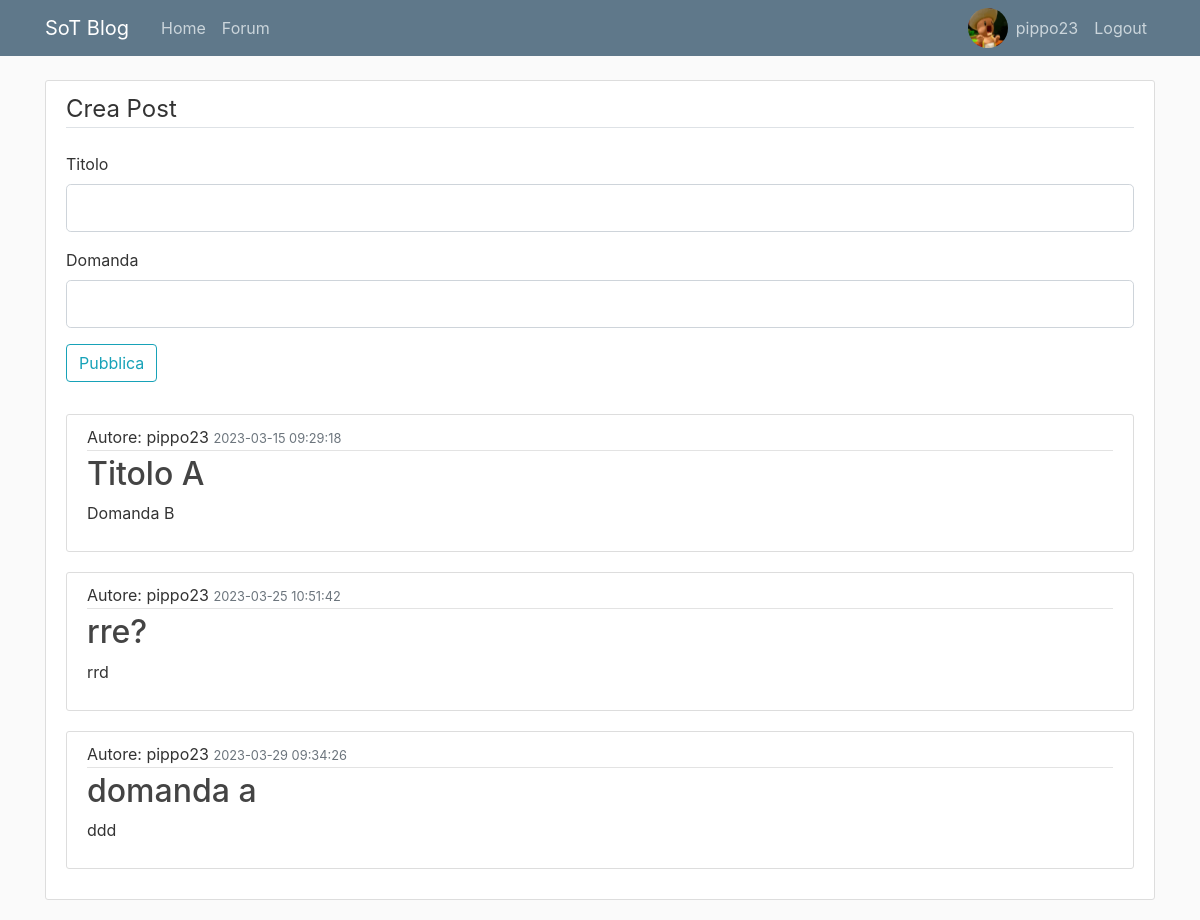
The page /new_post (signed in) on the database as committed earlier.
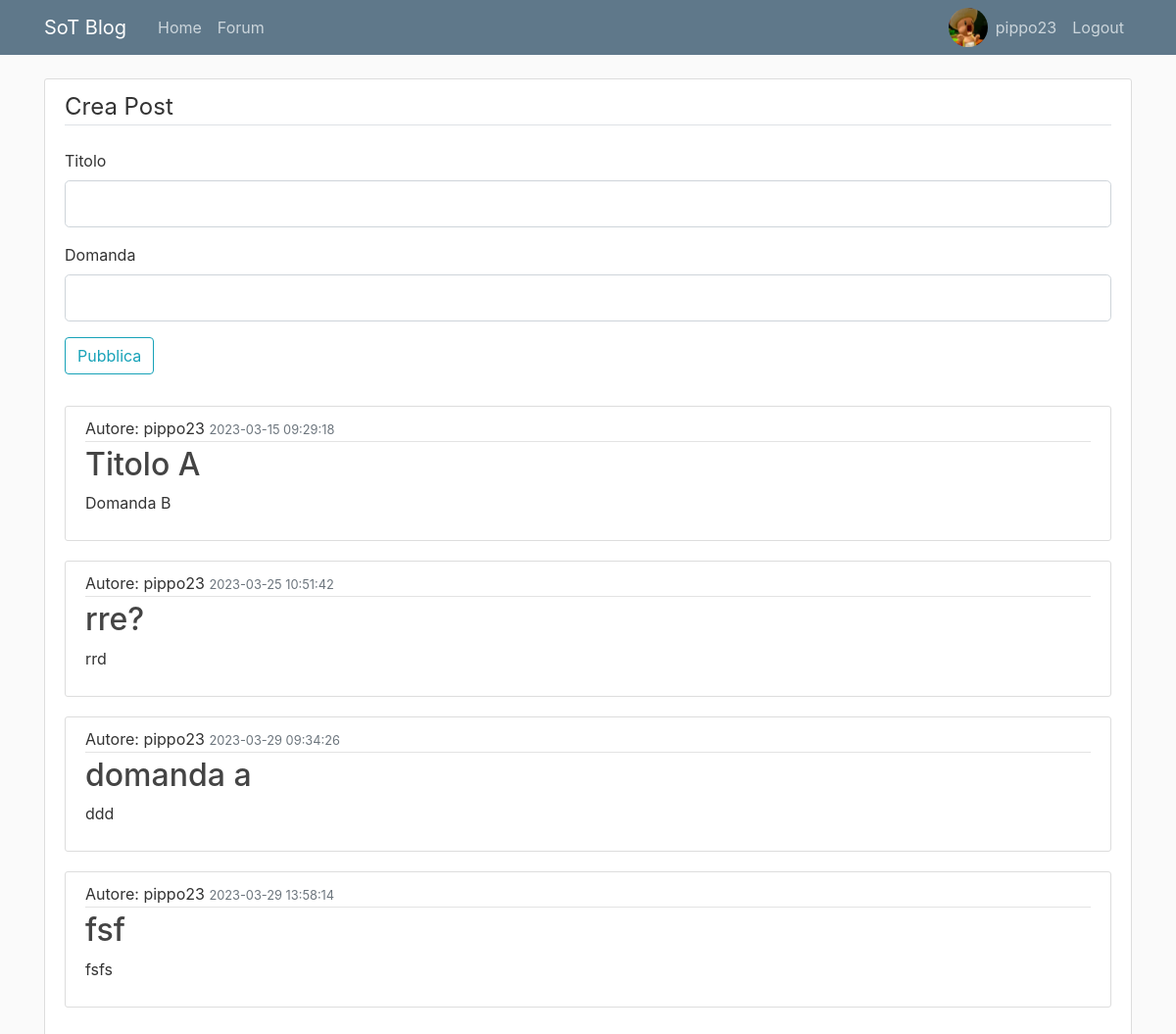
The same page on the database as committed later.
### main.py (models this page shows, shortened)
class User(db.Model, UserMixin):
    id = db.Column(db.Integer, primary_key=True)
    username = db.Column(db.String(20), nullable=False, unique=True)
    email = db.Column(db.String(120), nullable=False, unique=True)
    password = db.Column(db.String(60), nullable=False)
    image_file = db.Column(db.String(30), nullable=False,
                           default="default.png")
    posts = db.relationship('Post', backref="author", lazy=True)

class Post(db.Model):
    id = db.Column(db.Integer, primary_key=True)
    title = db.Column(db.String(200), nullable=False)
    date_posted = db.Column(db.DateTime, nullable=False,
                            default=datetime.utcnow)
    post_content = db.Column(db.Text, nullable=False)
    user_id = db.Column(db.Integer, db.ForeignKey('user.id'), nullable=False)

### main.py (the view, shortened to what this page needs)
@app.route("/new_post", methods=['POST', 'GET']) #questa route permette di visualizzare i post pubblicati dagli utenti
@login_required
def new_post():
    database = Post.query.all()
    domande = []
    for domanda in database:
        domande.append({"id":domanda.id, "title": domanda.title, "content": domanda.post_content, "date": domanda.date_posted, "autore": load_user(domanda.user_id).username})
    try:
        form = PostForm()
    except:
        flash('Login necessario', category='danger')
        return redirect("/new_post")
    immagine = []
    try:
        immagine = os.path.join("static", "images", current_user.image_file)
    except:
        pass
    else:
        return render_template("new_post.html", title="Forum", form = form, numero = 12, posts=domande, immagine=immagine)

### main.py
class PostForm(FlaskForm):
    titolo = StringField('Titolo', validators=[
                           Length(min=1, max=200), DataRequired()])
    domanda = StringField('Domanda', validators=[
                           Length(min=1, max=200), DataRequired()])
    submit = SubmitField('Pubblica')

### main.py (called while the page is built)
@login_manager.user_loader
def load_user(user_id):
    return User.query.get(int(user_id))

### templates/new_post.html (shortened to what this page needs)
{% extends "layout.html" %}
{% block content %}
<div class="content-section">
    <form method="POST" action="">
        <fieldset class="form-group">
            <legend class="border-bottom mb-4"> Crea Post</legend>
            <div class="form-group">
                {{ form.titolo.label(class="form-control-label") }}
                {% if form.titolo.errors %}
                    {{ form.titolo(class="form-control form-control-lg is-invalid")}}
                    {% for error in form.titolo.errors%}
                        <div>
                            <span> {{ error }} </span>
                        </div>
                    {% endfor%}
                {% else %}
                    {{ form.titolo(class="form-control form-control-lg")}}
                {% endif%}
            </div>
            <div class="form-group">
                {{ form.domanda.label(class="form-control-label") }}
                {% if form.domanda.errors %}
                        {{ form.domanda(class="form-control form-control-lg is-invalid")}}
                        {% for error in form.domanda.errors%}
                        <div>
                            <span> {{ error }} </span>
                        </div>
                        {% endfor%}
                {% else %}
                    {{ form.domanda(class="form-control form-control-lg")}}
                {% endif%}
            </div>
            <div class="form-group">
                {{form.submit(class="btn btn-outline-info")}}
            </div>
        </fieldset>
    </form>
    {% for post in posts %}
    <article class="media content-section">
      <div class="media-body">
        <div class="article-metadata">
          <div>Autore: {{post.autore}}
            <small class="text-muted"> {{ post.date }}</small></div>
        </div>
        <h2><a class="article-title" href= "/new_answer?post='{{post.id}}'">{{ post.title }}</a></h2>
        <p class="article-content">{{ post.content }}</p>
      </div>
    </article>
{% endfor %}
</div>
{% endblock content %}

### templates/layout.html (shortened to what this page needs)
<!DOCTYPE html>
<html>
<head>
   <link rel="stylesheet" href="https://maxcdn.bootstrapcdn.com/bootstrap/4.0.0/css/bootstrap.min.css">
   <link rel="stylesheet" type="text/css" href="{{ url_for('static', filename='main.css') }}">
</head>
<body>
     <header class="site-header">
      <nav class="navbar navbar-expand-md navbar-dark bg-steel fixed-top">
        <div class="container">
          <a class="navbar-brand mr-4" href="/">SoT Blog</a>
          <div class="collapse navbar-collapse" id="navbarToggle">
            <div class="navbar-nav mr-auto">
              <a class="nav-item nav-link" href="/">Home</a>
              <a class="nav-item nav-link" href="/new_post">Forum</a>
            </div>
            <div class="navbar-nav">
              {% if current_user.is_authenticated %}
              <a href="{{ url_for('user_account')}}"><img src  = {{immagine}} \ style="border-radius: 50%; height:40px; width:40px;"> </a>
              <a class="nav-item nav-link" href="{{ url_for('user_account')}}">{{ current_user.username }}</a>
              <a class="nav-item nav-link" href="{{ url_for('logout')}}">Logout</a>
              {% else %}
              <a class="nav-item nav-link" href="/login">Login</a>
              <a class="nav-item nav-link" href="/register">Register</a>
              {% endif %}
          </div>
          </div>
        </div>
      </nav>
    </header>
<main role="main" class="container">
 <div class="row">
    <div class="col-md-{{numero}}">
      {% block content %}{% endblock content%}
    </div>
  </div>
</main>
</body>
</html>

### static/main.css (style rules this page uses)
body { background: #fafafa; color: #333333; margin-top: 5rem; }
h1, h2, h3, h4, h5, h6 { color: #444444; }
.bg-steel { background-color: #5f788a; }
.site-header .navbar-nav .nav-link { color: #cbd5db; }
.content-section { background: #ffffff; padding: 10px 20px; border: 1px solid #dddddd; border-radius: 3px; margin-bottom: 20px; }
.article-title { color: #444444; }
.article-content { white-space: pre-line; }
.article-metadata { padding-bottom: 1px; margin-bottom: 4px; border-bottom: 1px solid #e3e3e3 }

Rows that differ between the two databases and show on the page:
added Post: date "2023-03-29 13:58:14", title "fsf", content "fsfs"
Other text that changed with them:
new list line: "Autore:"
new list line: "pippo23"
